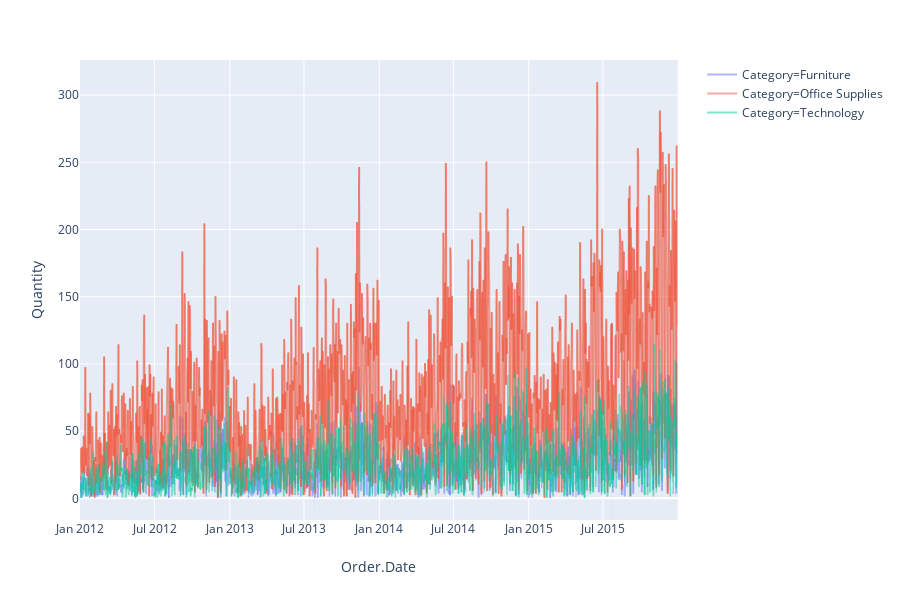

The notebook cell saved with this chart:
### Code cell
#fig = px.line(orderseason, x='Order.Date', y='Quantity')
#fig.show()
fig = px.line(orderseason, x='Order.Date', y='Quantity', color="Category")
fig.update_traces(mode='lines', marker_line_width=.5, opacity=.5)
fig.show()

### Figure 1 — Plotly figure (JSON) as saved in the notebook; plotly's stock layout.template omitted (floating-point values rounded to 4 significant figures; data arrays with more than 128 entries replaced by an {"elided": "..."} marker saying what was removed)
{"data": [{"hoverlabel": {"namelength": 0}, "hovertemplate": "Category=Furniture<br>Order.Date=%{x}<br>Quantity=%{y}", "legendgroup": "Category=Furniture", "line": {"color": "#636efa", "dash": "solid"}, "marker": {"line": {"width": 0.5}}, "mode": "lines", "name": "Category=Furniture", "opacity": 0.5, "showlegend": true, "type": "scattergl", "x": {"elided": "1332 str values"}, "xaxis": "x", "y": {"elided": "1332 int values"}, "yaxis": "y"}, {"hoverlabel": {"namelength": 0}, "hovertemplate": "Category=Office Supplies<br>Order.Date=%{x}<br>Quantity=%{y}", "legendgroup": "Category=Office Supplies", "line": {"color": "#EF553B", "dash": "solid"}, "marker": {"line": {"width": 0.5}}, "mode": "lines", "name": "Category=Office Supplies", "opacity": 0.5, "showlegend": true, "type": "scattergl", "x": {"elided": "1413 str values"}, "xaxis": "x", "y": {"elided": "1413 int values"}, "yaxis": "y"}, {"hoverlabel": {"namelength": 0}, "hovertemplate": "Category=Technology<br>Order.Date=%{x}<br>Quantity=%{y}", "legendgroup": "Category=Technology", "line": {"color": "#00cc96", "dash": "solid"}, "marker": {"line": {"width": 0.5}}, "mode": "lines", "name": "Category=Technology", "opacity": 0.5, "showlegend": true, "type": "scattergl", "x": {"elided": "1338 str values"}, "xaxis": "x", "y": {"elided": "1338 int values"}, "yaxis": "y"}], "layout": {"height": 600, "legend": {"tracegroupgap": 0}, "margin": {"t": 60}, "xaxis": {"anchor": "y", "domain": [0, 0.98], "title": {"text": "Order.Date"}}, "yaxis": {"anchor": "x", "domain": [0, 1], "title": {"text": "Quantity"}}}}
